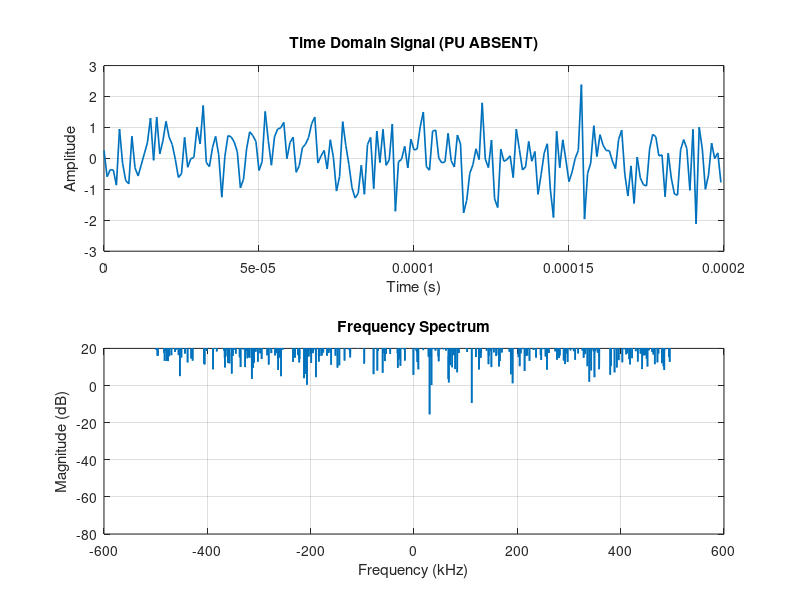

This chart was generated by the following MATLAB code: (Note: this script raises an error after producing the figure.)

clear; clc; close all;
set(0,'DefaultFigureWindowStyle','normal');

%% Simulation Parameters
fs          = 1e6;                 % Sampling frequency (Hz)
N           = 1024;                % Samples per frame
numFrames   = 1000;                % Number of time slots / frames
SNR_dB_list = -20:2:10;            % SNR range (dB)
includeRayleigh = false;           % Set true if you want fading
pauseTime   = 0.1;                 % seconds between frames

numTimeSamplesToShow = min(200, N);  % <-- avoid indexing issues

%% Dataset storage
% Columns: [Energy_normalized, SNR_dB, Label]
dataset = zeros(numFrames, 3);
row = 1;

%% Prepare figure for animation
figure('Name','Single-Channel Spectrum Sensing','NumberTitle','off');
set(gcf, 'Position', [200 100 900 600]);

% Time axis (for plotting)
t = (0:N-1)/fs;

% -------- Subplot 1: Time-domain signal --------
subplot(2,1,1);
hTime = plot(t(1:numTimeSamplesToShow), zeros(1,numTimeSamplesToShow), 'LineWidth', 1.2);
grid on;
xlabel('Time (s)');
ylabel('Amplitude');
title('Time Domain Signal');
ylim([-3 3]);

% -------- Subplot 2: Spectrum (FFT) --------
subplot(2,1,2);
NFFT = 4096;
f = linspace(-fs/2, fs/2, NFFT)/1e3;  % frequency in kHz
hFFT = plot(f, zeros(1, NFFT), 'LineWidth', 1.2);
grid on;
xlabel('Frequency (kHz)');
ylabel('Magnitude (dB)');
title('Frequency Spectrum');
ylim([-80 20]);

% Text annotation (PU status + SNR)
annotationText = annotation('textbox',[0.15 0.8 0.3 0.1], ...
    'String','', 'FontSize',12, 'FontWeight','bold', ...
    'EdgeColor','none', 'Color','k');

%% Main Loop: Animation + Dataset Generation
for frame = 1:numFrames
    
    % If figure/lines were closed, stop cleanly
    if ~isgraphics(hTime) || ~isgraphics(hFFT)
        disp('Figure closed. Stopping animation loop.');
        break;
    end

    % ---- Randomly choose SNR and PU presence ----
    snr_dB = SNR_dB_list(randi(numel(SNR_dB_list)));  % random SNR from list
    pu_present = randi([0 1]);                        % 0 = absent, 1 = present
    
    % ---- Generate received signal y ----
    if pu_present == 1
        % BPSK PU signal
        bits    = randi([0 1], 1, N);
        symbols = 2*bits - 1;                 % BPSK: 0 -> -1, 1 -> +1
        s       = symbols;
        
        % Optional Rayleigh fading
        if includeRayleigh
            h = (randn(1,N) + 1j*randn(1,N))/sqrt(2);
            s = s .* h;
        end
        
        % AWGN for desired SNR
        signal_power = mean(abs(s).^2);
        snr_linear   = 10^(snr_dB/10);
        noise_power  = signal_power / snr_linear;
        n = sqrt(noise_power/2) * (randn(1,N) + 1j*randn(1,N));
        
        y = s + n;
    else
        % PU absent -> noise only
        noise_power = 1;
        y = sqrt(noise_power/2) * (randn(1,N) + 1j*randn(1,N));
    end
    
    % ---- Feature extraction for dataset ----
    E = sum(abs(y).^2) / N;   % normalized energy
    if row <= size(dataset,1)
        dataset(row, :) = [E, snr_dB, pu_present];
        row = row + 1;
    end
    
    % ---- Update animation ----
    % Time-domain (real part, limited samples)
    subplot(2,1,1);
    if isgraphics(hTime)
        set(hTime, 'XData', t(1:numTimeSamplesToShow), ...
                   'YData', real(y(1:numTimeSamplesToShow)));
    end
    if pu_present == 1
        title('Time Domain Signal (PU PRESENT)');
    else
        title('Time Domain Signal (PU ABSENT)');
    end
    
    % Spectrum
    subplot(2,1,2);
    Y = fftshift(fft(y, NFFT));
    magY_dB = 20*log10(abs(Y)+eps);
    if isgraphics(hFFT)
        set(hFFT, 'XData', f, 'YData', magY_dB);
    end
    title('Frequency Spectrum');
    
    % Update annotation text
    if pu_present == 1
        statusStr = sprintf('PU PRESENT  |  SNR = %d dB', snr_dB);
        annotationText.String = statusStr;
        annotationText.Color  = [1 0 0];  % red
    else
        statusStr = sprintf('PU ABSENT   |  SNR = %d dB', snr_dB);
        annotationText.String = statusStr;
        annotationText.Color  = [0 0.6 0];  % green
    end
    
    drawnow;
    pause(pauseTime);
end

%% Save dataset (for the rows actually filled)
if row > 1
    writematrix(dataset(1:row-1, :), 'spectrum_dataset_single.csv');
    fprintf('Saved dataset to spectrum_dataset_single.csv with %d samples\n', row-1);
else
    warning('No data collected, dataset not saved.');
end
